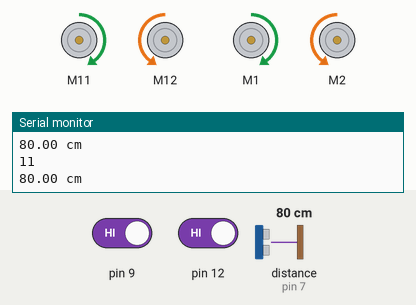
Recording of a sketch running on a simulated Arduino Uno, built with avr-gcc and run on an emulated ATmega328P. Parts: 4 × DC motor (green arrow = forward, orange = backward, longer = faster), the last lines printed to the serial monitor. The test bench sets the inputs (shaded band); at power-on: pin 9 HIGH, pin 12 HIGH, distance to the obstacle (sensor on pin 7) 80 cm.

Above: at 4.2 s.
4.3 s: pin 9 driven LOW and pin 12 driven LOW
At 5.5 s:
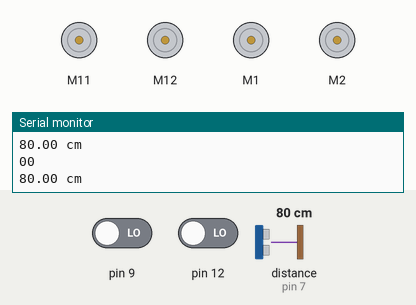
5.8 s: pin 9 driven HIGH
At 6.4 s:
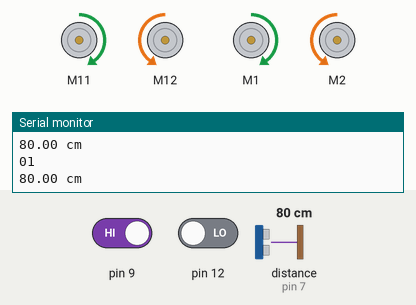
7.3 s: pin 9 driven LOW
At 7.9 s:
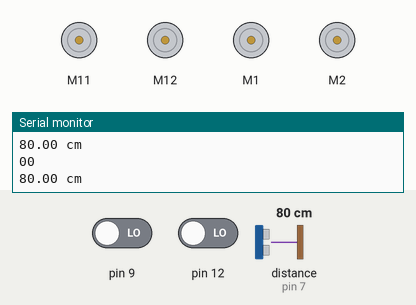
8.8 s: distance to the obstacle (sensor on pin 7) set to 250 cm
At 9.5 s:
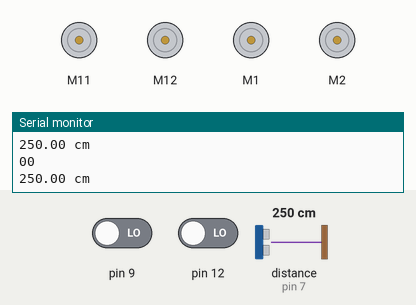
Timing chart, 0 to 11.8 s (numbered marks = the images above; inputs shaded):
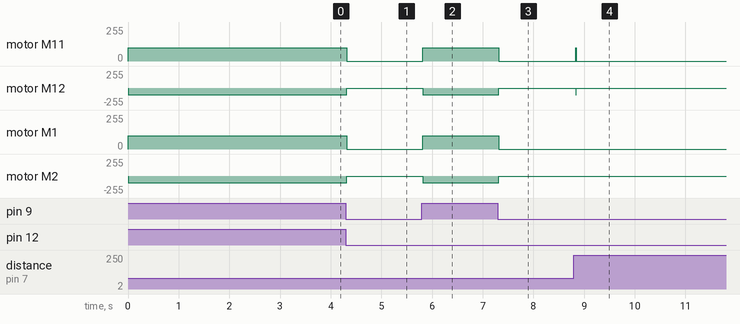

Measured:
- after the input at 4.3 s, motor M11, motor M1: forward 100/255 → stopped at once; motor M12, motor M2: backward 100/255 → stopped at once
- after the input at 5.8 s, motor M11, motor M1: stopped → forward 100/255 at once; motor M12, motor M2: stopped → backward 100/255 at once
- after the input at 7.3 s, motor M11, motor M1: forward 100/255 → stopped at once; motor M12, motor M2: backward 100/255 → stopped at once
- after the input at 8.8 s, motor M11: stopped → forward 100/255 at once, → stopped 0.02 s later; motor M12: stopped → backward 100/255 at once, → stopped 0.02 s later

The sketch:

drive.ino
```cpp
#include "MeOrion.h"

int leftSensor;
int rightSensor;

int board [7][4] {
  {0,0,0,0},
  {0,0,0,0},
  {0,0,0,0},
  {0,0,0,0},
  {0,0,0,0},
  {0,0,0,0},
  {0,0,0,0}
};

int curr_x = 0;
int curr_y = 0;
char curr_d = 'N';

MeDCMotor motor1(PORT_1);
MeDCMotor motor3(M1);

MeDCMotor motor2(PORT_2);
MeDCMotor motor4(M2);

uint8_t motorSpeed = 100;

MeUltrasonicSensor ultraSensor(PORT_7);

void setup() {

  Serial.begin(9600);

  pinMode(12, INPUT);
  pinMode(9, INPUT);

}

void loop() {

  leftSensor = digitalRead(12);
  rightSensor = digitalRead(9);

  Serial.print(leftSensor);
  Serial.println(rightSensor);

  Serial.print(ultraSensor.distanceCm() );
  Serial.println(" cm");

  drive();

  if (leftSensor == 0 && rightSensor == 0) {
    brake();
    checkNode();
  }

}

void drive() {

  motor1.run(motorSpeed);
  motor2.run(-motorSpeed);
  motor3.run(motorSpeed);
  motor4.run(-motorSpeed);

}

void brake() {

  motor1.stop();
  motor2.stop();
  motor3.stop();
  motor4.stop();

}


void checkNode() {

  switch(curr_d) {

    case 'N': curr_y++; break;
    case 'E': curr_x++; break;
    case 'S': curr_y--; break;
    case 'W': curr_x--; break;
    default: break;

  }


  if(ultraSensor.distanceCm() < 36) {
    //call BFS and drive accordingly


  }


}
```
